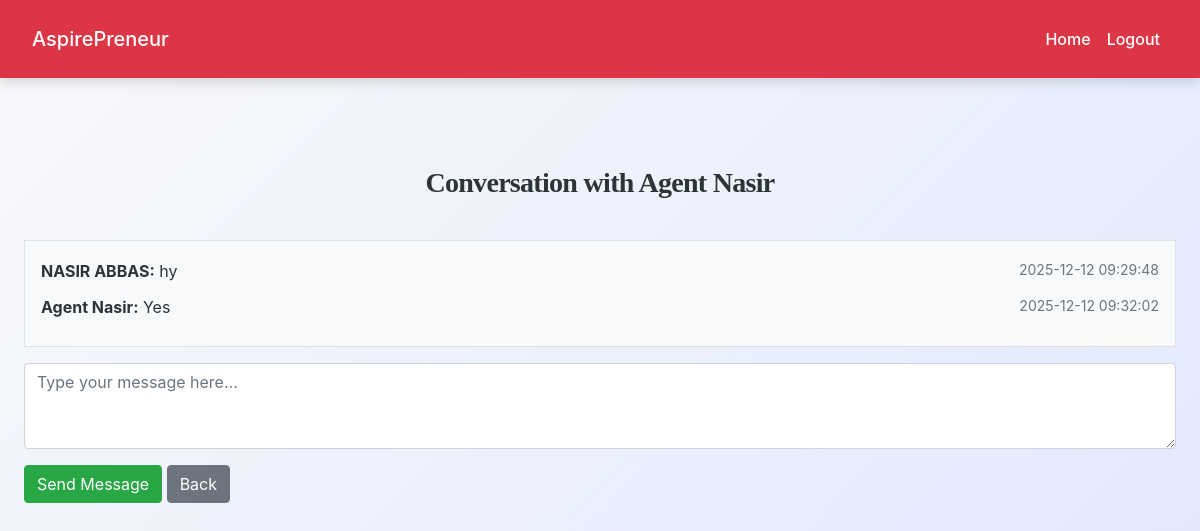
Screenshot of /user/message.php?with_user=1 (signed in) with the database file from the repository.
### tables this page shows
CREATE TABLE `messages` (
  `id` int(11) NOT NULL,
  `sender_id` int(11) NOT NULL,
  `receiver_id` int(11) NOT NULL,
  `message` text NOT NULL,
  `status` enum('unread','read') DEFAULT 'unread',
  `created_at` timestamp NOT NULL DEFAULT current_timestamp()
);

CREATE TABLE `users` (
  `id` int(11) NOT NULL,
  `username` varchar(50) NOT NULL,
  `email` varchar(100) NOT NULL,
  `password_hash` varchar(255) NOT NULL,
  `full_name` varchar(100) DEFAULT NULL,
  `role` enum('user','agent') NOT NULL DEFAULT 'user',
  `status` enum('pending','approved','rejected') NOT NULL DEFAULT 'pending',
  `created_at` timestamp NOT NULL DEFAULT current_timestamp(),
  `updated_at` timestamp NOT NULL DEFAULT current_timestamp() ON UPDATE current_timestamp()
);

### user/message.php (the view, shortened to what this page needs)
<?php
include('../config.php');
$user_id = $_SESSION["id"];
$with_user = intval($_GET['with_user']);
$stmt = mysqli_prepare($conn, "
    SELECT m.*, u.full_name AS sender_name
    FROM messages m
    JOIN users u ON m.sender_id = u.id
    WHERE (m.sender_id = ? AND m.receiver_id = ?)
       OR (m.sender_id = ? AND m.receiver_id = ?)
    ORDER BY m.created_at ASC
");
mysqli_stmt_bind_param($stmt, "iiii", $user_id, $with_user, $with_user, $user_id);
mysqli_stmt_execute($stmt);
$result = mysqli_stmt_get_result($stmt);
$messages = mysqli_fetch_all($result, MYSQLI_ASSOC);
$stmt = mysqli_prepare($conn, "SELECT full_name FROM users WHERE id = ?");
mysqli_stmt_bind_param($stmt, "i", $with_user);
mysqli_stmt_execute($stmt);
mysqli_stmt_bind_result($stmt, $with_user_name);
?>
<!DOCTYPE html>
<html lang="en">
<head>
    <link rel="stylesheet" href="https://cdn.jsdelivr.net/npm/bootstrap@4.6.2/dist/css/bootstrap.min.css">
    <link rel="stylesheet" href="../css/style.css">
</head>
<body>
<?php include('navbar.php'); ?>
<div class="container py-5">
    <h3>Conversation with <?= htmlspecialchars($with_user_name) ?></h3>
    <div class="border p-3 mb-3" style="max-height:400px; overflow-y:auto; background:#f8f9fa;">
        <?php if ($messages): ?>
            <?php foreach ($messages as $msg): ?>
                <div class="mb-2">
                    <strong><?= htmlspecialchars($msg['sender_name']) ?>:</strong> <?= htmlspecialchars($msg['message']) ?>
                    <small class="text-muted float-right"><?= $msg['created_at'] ?></small>
                </div>
            <?php endforeach; ?>
        <?php else: ?>
            <p>No messages yet.</p>
        <?php endif; ?>
    </div>
    <form method="post">
        <div class="form-group">
            <textarea name="message" class="form-control" rows="3" placeholder="Type your message here..."></textarea>
        </div>
        <button type="submit" class="btn btn-success">Send Message</button>
        <a href="dashboard.php" class="btn btn-secondary">Back</a>
    </form>
</div>
</body>
</html>

### css/style.css (style rules this page uses)
:root { --primary: #007bff; --secondary: #6c757d; --success: #28a745; --info: #17a2b8; --warning: #ffc107; --danger: #dc3545; --light: #f8f9fa; --dark: #2d3436; --accent: #ff6f61; --highlight: #6f42c1; --shadow: rgba(0, 0, 0, 0.15); --transition: all 0.3s ease-in-out; }
body { font-family: 'Inter', 'Segoe UI', Tahoma, Geneva, Verdana, sans-serif; background: linear-gradient(135deg, var(--light) 0%, #e0e7ff 100%); color: var(--dark); line-height: 1.8; margin: 0; padding: 0; min-height: 100vh; font-size: 16px; }
h1, h2, h3, h4 { text-align: center; margin: 2.5rem 0; font-family: 'Georgia', 'Times New Roman', serif; color: var(--dark); font-weight: 700; letter-spacing: -0.025em; }
h3 { font-size: 1.75rem; }
.container { max-width: 1200px; margin: 0 auto 3rem; padding: 0 1.5rem; }
a { color: var(--primary); text-decoration: none; font-weight: 500; transition: var(--transition); }

### rows the page displays
messages: sender.full_name "NASIR ABBAS", message "hy", created_at "2025-12-12 09:29:48"
messages: sender.full_name "Agent Nasir", message "Yes", created_at "2025-12-12 09:32:02"

### other values shown
$with_user_name "Agent Nasir"
